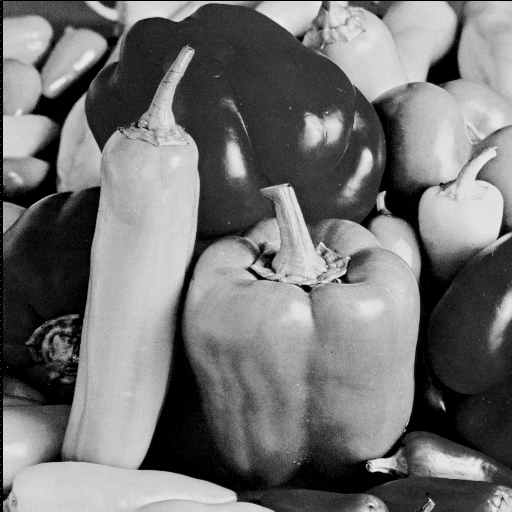
#> input picture Speech and Image Compression/HW1/peppers.png, 512 x 512 px
$ python quiz7.py
#> lines starting #> are read from the running program, lines starting #| are printed output that depends on the picture; long printed decimals are rounded
import cv2
import numpy as np
from scipy.fftpack import dct, idct
import matplotlib.pyplot as plt

# Load the image (grayscale)
image_path = "peppers.png"  # Replace with your image path
gray_image  = cv2.imread(image_path, cv2.IMREAD_GRAYSCALE)
#> gray_image is the input picture: shape (512, 512); min 0, max 237, mean 115.1
image_float = np.float32(gray_image )  # Convert to float for computation

dct_transformed = dct(dct(image_float.T, norm='ortho').T, norm='ortho')  # 2D DCT
reconstructed_image = idct(idct(dct_transformed.T, norm='ortho').T, norm='ortho')  # 2D inverse DCT

# Convert the reconstructed image to integers
reconstructed_image = np.clip(reconstructed_image, 0, 255).astype(np.uint8)

# Step 3: Calculate the difference and MSE
difference = np.abs(gray_image - reconstructed_image)
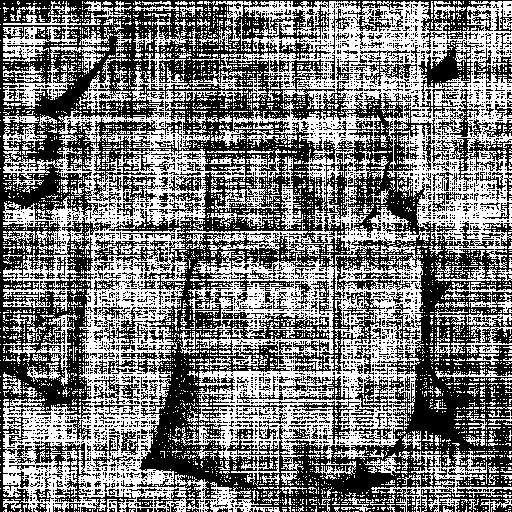
#> difference: shape (512, 512); values 0 (black) and 1 (white), 47.1% white in thin lines or dots
mse = np.mean((gray_image - reconstructed_image) ** 2)
#> mse = 0.471

print(f"Mean Squared Error (MSE): {mse}")
#| Mean Squared Error (MSE): 0.4707

# Step 4: Display the original and reconstructed images side by side
plt.figure(figsize=(10, 5))

# Display original image
plt.subplot(1, 3, 1)
plt.title("Original Image")
plt.imshow(gray_image, cmap='gray')
plt.axis('off')

# Display reconstructed image
plt.subplot(1, 3, 2)
plt.title("Reconstructed Image")
plt.imshow(reconstructed_image, cmap='gray')
plt.axis('off')

# Display difference
plt.subplot(1, 3, 3)
plt.title("Difference")
plt.imshow(difference, cmap='hot')
plt.colorbar()
plt.axis('off')

plt.tight_layout()
plt.show()
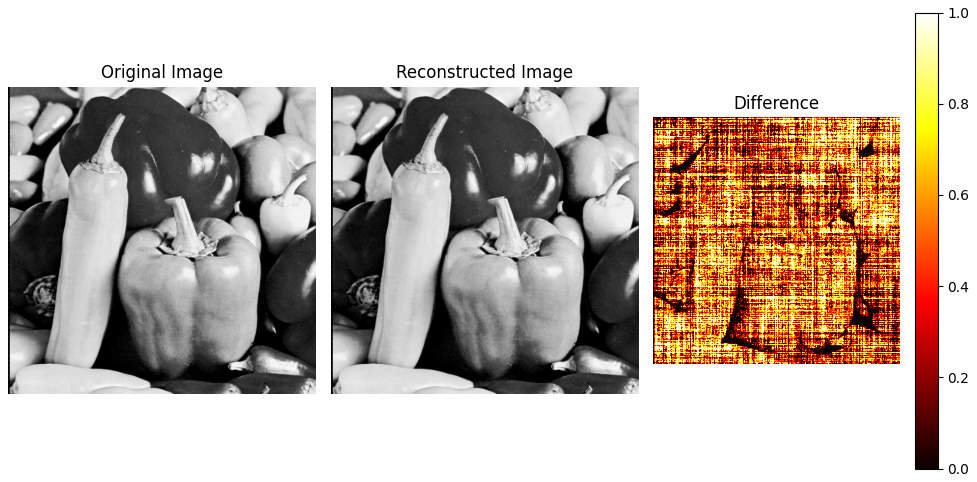
#> figure drawn by matplotlib, 4 panels
